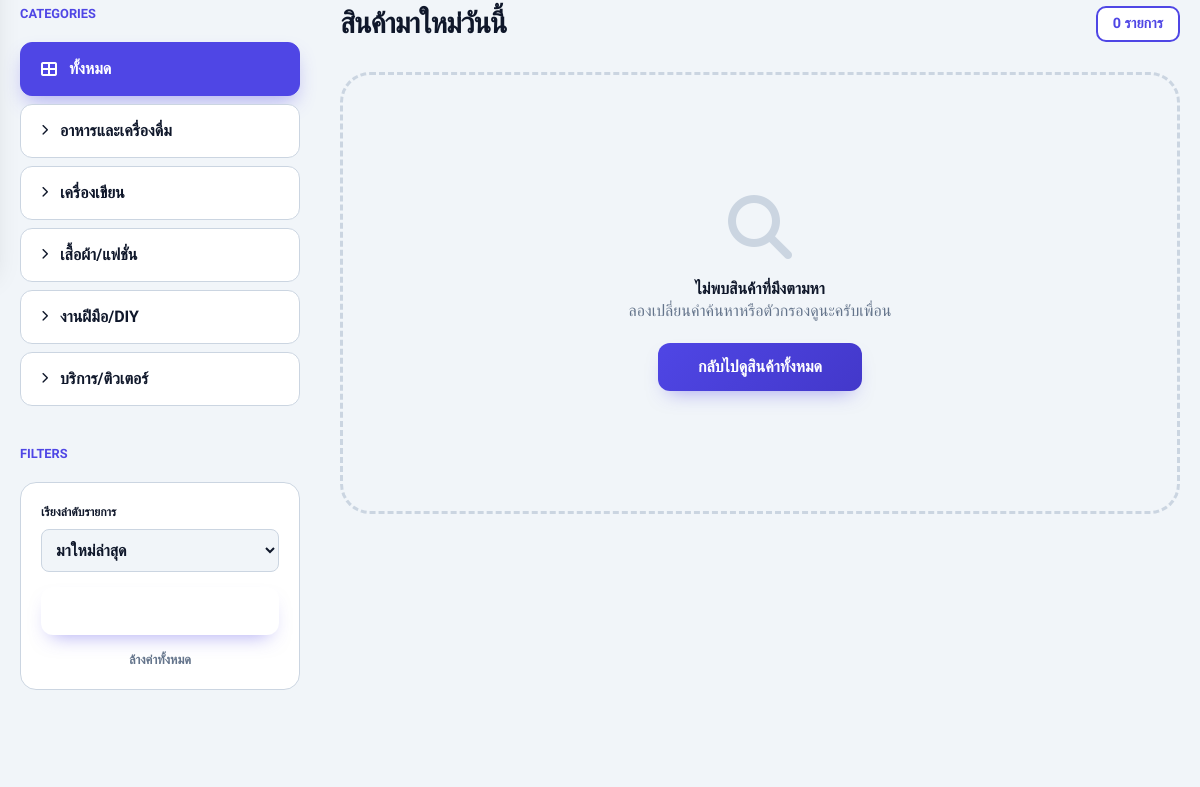
The page /pages/index.php (signed in, middle part) on the database as committed earlier.
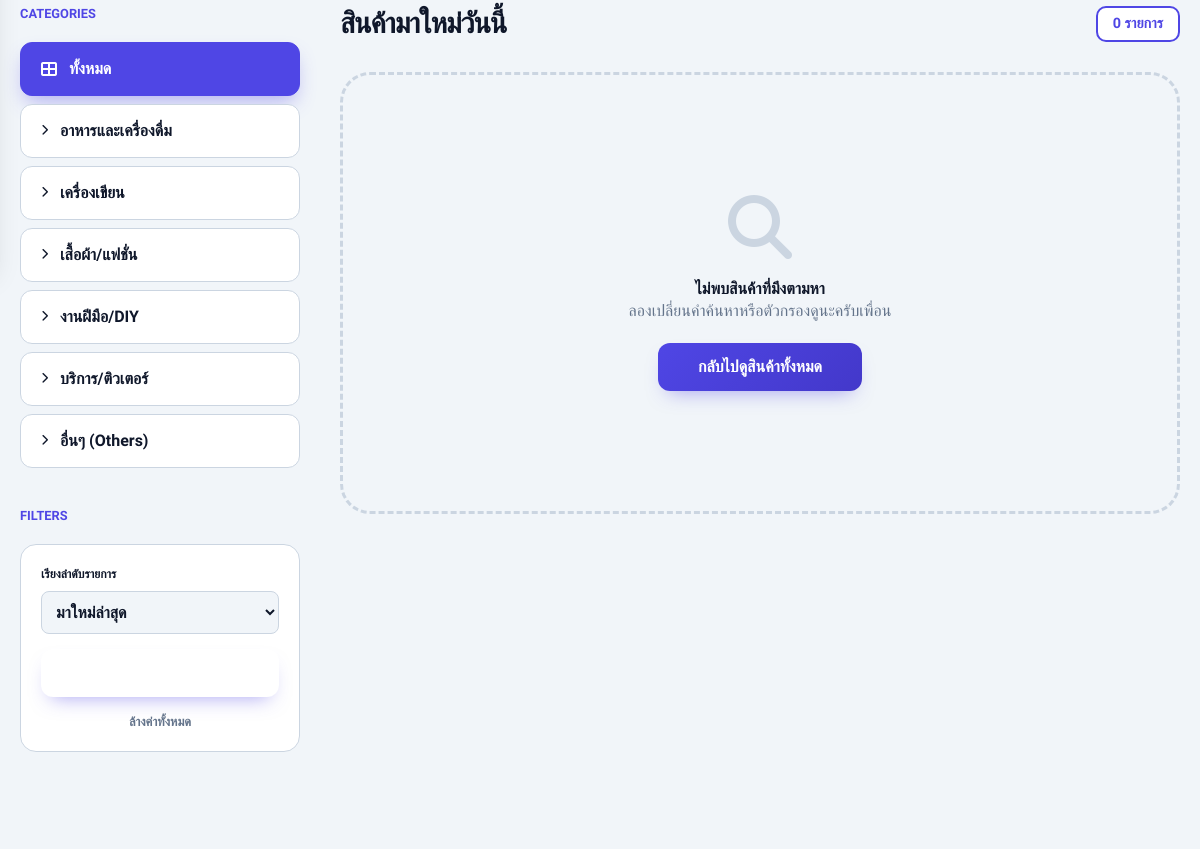
The same page on the database as committed later.
### tables this page shows
CREATE TABLE categories (
    id INT AUTO_INCREMENT PRIMARY KEY,
    category_name VARCHAR(100) NOT NULL
);

### includes/functions.php (called while the page is built, shortened)
<?php
function e($item) {
    return htmlspecialchars($item, ENT_QUOTES, 'UTF-8');
}

### pages/index.php (the view, shortened to what the changed rows need)
<?php
require_once '../includes/functions.php';
require_once '../includes/header.php';
$db = getDB();
$search = isset($_GET['q']) ? trim($_GET['q']) : '';
$cat_id = isset($_GET['cat']) ? $_GET['cat'] : '';
$sort_by = isset($_GET['sort']) ? $_GET['sort'] : 'newest';
$cat_stmt = $db->query("SELECT * FROM categories ORDER BY id ASC");
$categories = $cat_stmt->fetchAll();
$sql = "SELECT p.*, s.shop_name, s.status as shop_status, c.category_name, u.role as owner_role,
               IFNULL(AVG(r.rating), 0) as avg_rating,
               COUNT(r.id) as review_count
        FROM products p
        JOIN shops s ON p.shop_id = s.id
        JOIN users u ON s.user_id = u.id
        JOIN categories c ON p.category_id = c.id
        LEFT JOIN reviews r ON p.id = r.product_id AND r.is_deleted = 0
        WHERE s.status = 'approved' AND p.status = 'approved' AND p.is_deleted = 0";
$params = [];
$sql .= " GROUP BY p.id";
switch ($sort_by) {
    default: $sql .= " ORDER BY p.created_at DESC";
}
$stmt = $db->prepare($sql);
$stmt->execute($params);
$products = $stmt->fetchAll();
?>
<div class="container">
    <div style="display: grid; grid-template-columns: 280px 1fr; gap: 40px;" class="main-layout">
        <aside>
            <div class="sidebar-sticky">
                <nav>
                    <a href="index.php" class="cat-btn <?= empty($cat_id) ? 'active' : '' ?>">
                        <i class="fas fa-th-large"></i> ทั้งหมด
                    </a>
                    <?php foreach ($categories as $cat): ?>
                        <a href="index.php?cat=<?= $cat['id'] ?>&sort=<?= $sort_by ?>" class="cat-btn <?= $cat_id == $cat['id'] ? 'active' : '' ?>">
                            <i class="fas fa-chevron-right" style="font-size: 0.7rem;"></i> <?= e($cat['category_name']) ?>
                        </a>
                    <?php endforeach; ?>
                </nav>
            </div>
        </aside>
        <main>
            <div style="display: flex; justify-content: space-between; align-items: flex-end; margin-bottom: 30px;">
                <h2 style="font-size: 1.8rem; font-weight: 900; letter-spacing: -1px;">
                    <?php
                        if(!empty($search)) echo "🔎 ผลการค้นหา: " . e($search);
                        else if(!empty($cat_id)) echo "📂 " . e($products[0]['category_name'] ?? 'หมวดหมู่');
                        else echo "สินค้ามาใหม่วันนี้";
                    ?>
                </h2>
            </div>
        </main>
    </div>
</div>
<?php require_once '../includes/footer.php'; ?>

Rows that differ between the two databases and show on the page:
added categories: category_name "อื่นๆ (Others)"
